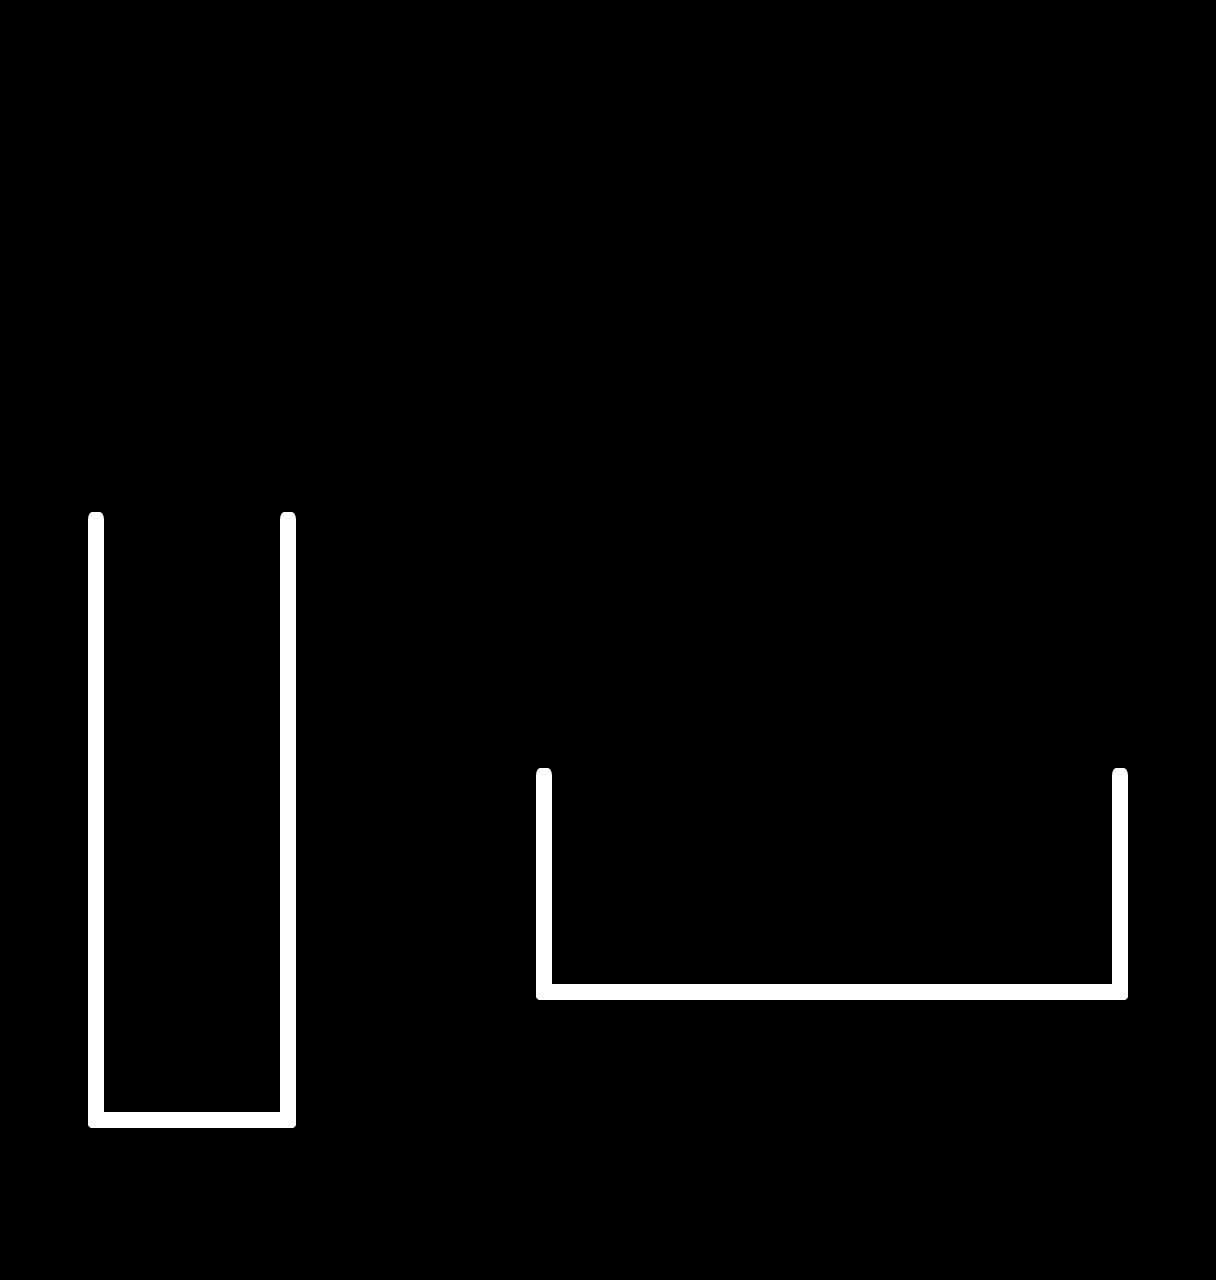

The image is a tile-based game level rendered from a .tmx file. Its description and complete source (layers, tilesets, objects, tile grids) follow:
An orthogonal 19x20 tile map with 64x64 px tiles, 1 tile layer (Tile Layer 1), 2 tilesets and 8 objects.

<map version="1.0" tiledversion="1.1.6" orientation="orthogonal" renderorder="right-down" width="19" height="20" tilewidth="64" tileheight="64" infinite="0" nextobjectid="30">
 <properties>
  <property name="hue" type="int" value="125" />
 </properties>
 <tileset firstgid="1" source="tileset.tsx" />
 <tileset firstgid="22" source="tileset.tsx" />
 <layer name="Tile Layer 1" width="19" height="20">
  <data encoding="csv">
0,0,0,0,0,0,0,0,0,0,0,0,0,0,0,0,0,0,0,
0,0,0,0,0,0,0,0,0,0,0,0,0,0,0,0,0,0,0,
0,0,0,0,0,0,0,0,0,0,0,0,0,0,0,0,0,0,0,
0,0,0,0,0,0,0,0,0,0,0,0,0,0,0,0,0,0,0,
0,0,0,0,0,0,0,0,0,0,0,0,0,0,0,0,0,0,0,
0,0,0,0,0,0,0,0,0,0,0,0,0,0,0,0,0,0,0,
0,0,0,0,0,0,0,0,0,0,0,0,0,0,0,0,0,0,0,
0,0,0,0,0,0,0,0,0,0,0,0,0,0,0,0,0,0,0,
0,37,0,0,37,0,0,0,0,0,0,0,0,0,0,0,0,0,0,
0,36,0,0,36,0,0,0,0,0,0,0,0,0,0,0,0,0,0,
0,36,0,0,36,0,0,0,0,0,0,0,0,0,0,0,0,0,0,
0,36,0,0,36,0,0,0,0,0,0,0,0,0,0,0,0,0,0,
0,36,0,0,36,0,0,0,37,0,0,0,0,0,0,0,0,37,0,
0,36,0,0,36,0,0,0,36,0,0,0,0,0,0,0,0,36,0,
0,36,0,0,36,0,0,0,36,0,0,0,0,0,0,0,0,36,0,
0,36,0,0,36,0,0,0,31,28,28,28,28,28,28,28,28,30,0,
0,36,0,0,36,0,0,0,0,0,0,0,0,0,0,0,0,0,0,
0,31,28,28,30,0,0,0,0,0,0,0,0,0,0,0,0,0,0,
0,0,0,0,0,0,0,0,0,0,0,0,0,0,0,0,0,0,0,
0,0,0,0,0,0,0,0,0,0,0,0,0,0,0,0,0,0,0
</data>
 </layer>
 <objectgroup name="Player">
  <object id="27" x="160" y="1047" width="64" height="64" />
 </objectgroup>
 <objectgroup name="Finish">
  <object id="28" x="768" y="855" width="128" height="128" />
 </objectgroup>
 <objectgroup name="Obstacles">
  <object id="19" x="534.667" y="982.667" width="592" height="16" />
  <object id="21" x="84" y="1110.67" width="208" height="16" />
  <object id="22" x="84" y="513.333" width="21.3333" height="597.333" />
  <object id="23" x="281.333" y="513.333" width="16" height="597.333" />
  <object id="24" x="534.667" y="772" width="16" height="210.667" />
  <object id="25" x="1113.33" y="769.333" width="13.3333" height="210.667" />
 </objectgroup>
</map>
